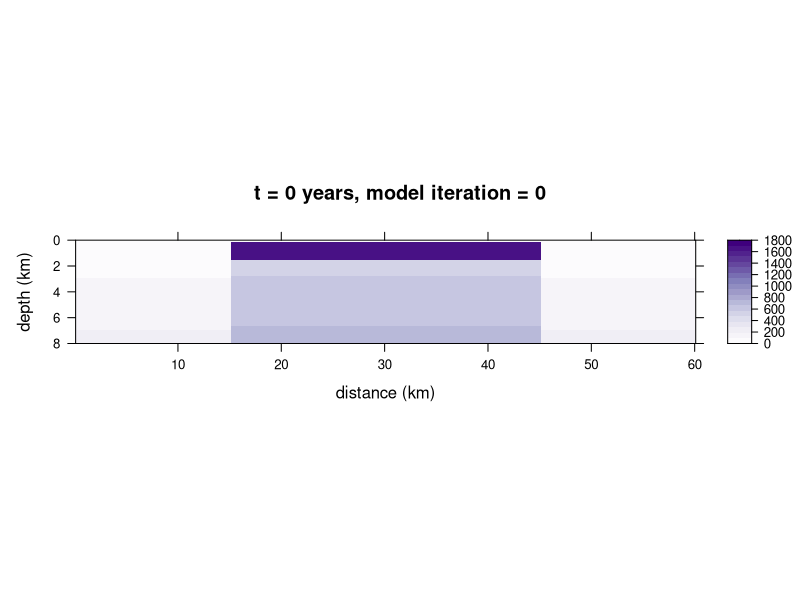

The R source for this figure: (Note: this script raises an error after producing the figure.)
# This script creates a finite difference model of the cooling of a melt sheet
# caused by an impact.
# Updated 2020.05.15 CH

## SETUP -----------------------------------------------------------------------

# Clear all from workspace/environment.
rm(list = ls())

# Install and load required packages.
# Install and load lattice for plotting results.
if(!require(lattice)){install.packages("lattice")}
library(lattice)
# Install and load RColorBrewer for plot color schemes.
if(!require(RColorBrewer)){install.packages("RColorBrewer")}
library(RColorBrewer)


## SET MODEL DIMENSIONS --------------------------------------------------------

# Define size of model domain. 
x.size <- 60000  # [m] 
z.size <- 10000  # [m] 

# Set resolution (number of nodes).  
x.num <- 300
z.num <- 100

# Define stepsize.
dx <- x.size / (x.num - 1)  # [m] 
dz <- z.size / (z.num - 1)  # [m]  

# Create vectors of node locations.
x <- seq(from = 0, to = x.size, by = dx)  # [m]
z <- seq(from = 0, to = z.size, by = dz)  # [m]


## SET CONSTANTS ---------------------------------------------------------------
# Define material properties, initialize arrays. 
# All temperatures in °C should be converted to K.

L <- 421000  # latent heat of fusion of diopside, [J/kg] 
# Suggested value: 421000 J/kg; Abramov and Kring (2007)

T.liquidus.C <- 1195  # liquidus temperature, [°C]
# Suggested value: 1195°C from MELTS modeling
T.liquidus <- T.liquidus.C + 273.15  # liquidus temperature, [K]

T.solidus.C <- 796  # solidus temperature, [°C]
# Suggested value: 796°C from MELTS modeling
T.solidus <- T.solidus.C + 273.15  # solidus temperature, [K]

Cp.nolatent <- 1000  # heat capacity with no latent heat, [J/(kg*K)]
# Suggested value: 1000 J/(kg/K), heat capacity of basement, melt, breccia; 
# Abramov and Kring (2007)

Cp.initial <- matrix(data = Cp.nolatent,   # initial heat capacity, [J/(kg*K)]
                     nrow = x.num,  
                     ncol = z.num)

Cp.prime <- Cp.initial + (L / (T.liquidus - T.solidus)) 
# heat capacity accounting for latent heat of fusion, [J/(kg*K)]
# Suggested value: 3339 J/(kg*K); Abramov and Kring (2007)
Cp.0 <- Cp.initial  # initialize matrix for initial model setup below

k <- matrix(data = 2.5,    # thermal conductivity, [W/(m*K)]
            nrow = x.num,  
            ncol = z.num)  
# Suggested value: 2.5 W/(m*K), thermal conductivity of basement, melt, 
# breccia; Abramov and Kring (2007)

A <- matrix(data = 2.2e-6,      # heat production, [W/(m^3)]
            nrow = x.num,  
            ncol = z.num)  
# Suggested value: 2.2e-6 is average A value from Jones (1988), table 6

rho <- matrix(data = 2700,   # density, [kg/(m^3)]
              nrow = x.num,  
              ncol = z.num)
# Suggested value: 2700 kg/(m^3), density of basement, melt, breccia; 
# Abramov and Kring (2007)

Kappa <- k / (rho * Cp.nolatent)  # thermal diffusivity, [(m^2)/s]
Kappa.min <- min(Kappa)      # [(m^2)/s] 

U <- matrix(data = 0,        # uplift, [m/s]
            nrow = x.num,  
            ncol = z.num)
# We assumed no tectonic uplift. 

# Input geothermal gradient in K/km.
a.Kkm <- 12  # [K/km]
# Used low end of gradient from Jones (1992) (12 and 21 K/km)
a <- a.Kkm / 1000  # [K/m]

# Define time step.
dt.max.x <- (dx ^ 2) / (6 * Kappa.min)  # [s] 
dt.max.z <- (dz ^ 2) / (6 * Kappa.min)  # [s] 
dt.min <- min(dt.max.x, dt.max.z)
dt.yr <- dt.min * 3.17098e-8 # [yr]
dt <- dt.min


## INITIAL T DISTRIBUTION ------------------------------------------------------
# Set up an initial condition of an instantaneously emplaced melt sheet at an 
# elevated temperature.

# Initialize a matrix for initial temperature conditions.
T.0 <- matrix(data = 0,
              nrow = x.num,  
              ncol = z.num)

# Set the top row of the model to be the air temperature.
# Choose a value for the air temperature.
T.surface.C <- 25  # surface temperature, [°C]
T.surface <- T.surface.C + 273.15  # surface temperature, [K]
# Assign the first row of the initial matrix to be the air temperature.
T.0[ , 1] <- T.surface  # [K] 

# Make a geotherm for the initialization matrix.
for (i in 2:dim(T.0)[2]) {
  T.0[ , i] <- T.0[1, 1] + a * x[i]
}

# Instantanteously emplace a melt sheet and set material properties of the melt
# sheet.
# Set dimensions of melt sheet.
meltsheetdiameter <- 30000  # [m]
meltsheetvolume <- 1000  # [km^3]
meltsheetvolume.m3 <- meltsheetvolume * (1000^3)
meltsheetthickness <- meltsheetvolume.m3 / 
                      (((meltsheetdiameter / 2)^2) * pi)  # [m]
# If the melt sheet is centered in the x direction in the model, find the 
# position in meters along the x axis.
xstart.melt <- mean(x) - (meltsheetdiameter / 2)  # x position, [m]
xend.melt <- mean(x) + (meltsheetdiameter / 2)  # x position, [m]
# Find the index in the vector that corresponds to the position above.
xstart.melt.index <- which(abs(x - xstart.melt) == min(abs(x - xstart.melt)))
xend.melt.index <- which(abs(x - xend.melt) == min(abs(x - xend.melt)))
# Make the melt sheet start on the second row of the matrix, below the air
# layer.
zstart.melt.index <- 2 
# If the melt sheet is meltsheetthickness and starts at the second row of the
# model, find the index that corresponds to the bottom of the melt sheet.
zend.melt <- z[2] + meltsheetthickness
zend.melt.index <- round(zend.melt / dz, digits = 0)

# Set temperature of melt sheet.
T.meltsheet.C <- 1700  # temperature of melt sheet, [°C]
T.meltsheet <- T.meltsheet.C + 273.15  # temperature of melt sheet, [°C]
  # Suggested value: 1700°C; Abramov and Kring (2007)

# Elevate geotherm at central uplift.
# Set the temperature with which to raise the geotherm everywhere in the central
# uplift. 
# The height of uplift is dependent on the size of the crater. 40 km of uplift
# is an estimate based on the size of the crater associated with a 30 km in 
# diameter melt sheet.
height.of.uplift <- 40  # amount of uplift, [km]
T.uplift <- height.of.uplift * a.Kkm

# Optional simple uplift of the geotherm temperature gradient.
for (j in xstart.melt.index:xend.melt.index) {
  for (i in 2:z.num){
    T.0[j, i] <- T.0[j, i] + T.uplift
  }
}

# Emplace melt sheet. Set material properties of melt sheet.
for (i in xstart.melt.index:xend.melt.index) {
  for (j in zstart.melt.index:zend.melt.index) {
    T.0[i, j] <- T.meltsheet
    # k[i, j]     <- 3.0    # thermal conductivity, [W/(m*K)]
    # A[i, j]     <- 1e-6   # heat production, [W/(m^3)]
    # rho[i, j]   <- 3300   # density, [kg/(m^3)]
    if (T.0[i, j] < T.liquidus & T.0[i, j] > T.solidus) {
      Cp.0[i, j] <- Cp.initial[i, j]   # heat capacity, [J/(kg*K)]
    } else {
      Cp.0[i, j] <- Cp.prime[i, j]  
    }
    # Kappa[i, j] <- k[i, j] / (rho[i, j] * Cp[i, j])  # [(m^2)/s]
  }
}


## CREATE FUNCTION OF THERMAL MODEL --------------------------------------------
# Make a function to solve the finite difference equation for n time steps.

RunModel <- function(n.timesteps) {
  
  # Initialize a list as a container for model returns at different times.
  T.n  <- list()
  
  # Place T.0 in the first position of the T.n list.
  T.n[[1]] <- T.0
  
  # Initialize a list as a container for model returns at different times.
  Cp  <- list()
  
  # Place T.0 in the first position of the T.n list.
  Cp[[1]] <- Cp.0
  
  for (t in 1:n.timesteps) {
    
    # Initialize T.n[[t + 1]]
    T.n[[t + 1]] <- matrix(data = NA,
                           nrow = x.num,
                           ncol = z.num)
    
    # Initialize Cp[[t + 1]]
    Cp[[t + 1]] <- matrix(data = NA,
                          nrow = x.num,
                          ncol = z.num)
    
    # Calculate T for interior of T.n[[t + 1]] matrix.
    for (i in 2:(x.num - 1)) {
      for (j in 2:(z.num - 1)) {
        
        # Set constant T border.
        T.n[[t + 1]][, 1] <- T.n[[1]][1, 1]          # top
        T.n[[t + 1]][, z.num] <- T.n[[1]][x.num, z.num]  # bottom
        T.n[[t + 1]][x.num, ] <- T.n[[t]][x.num, ]  # right
        T.n[[t + 1]][1, ] <- T.n[[1]][1, ]          # left
        
        
        # Calculate T in the interior of the model
        T.n[[t + 1]][i, j] <- T.n[[t]][i, j] +
          
          # conduction term
          ((Kappa[i, j] * dt) * (((T.n[[t]][(i + 1), j] - (2 * T.n[[t]][i, j]) + T.n[[t]][(i - 1), j]) / (dx ^ 2)) + ((T.n[[t]][i, (j + 1)] - (2 * T.n[[t]][i, j]) + T.n[[t]][i, (j - 1)]) / (dz ^ 2) ))) +
          
          # heat production term
          ((A[i, j] * dt) / (rho[i, j] * Cp[[t]][i, j])) +
          
          # advection/uplift term
          (U[i, j] * dt * ((T.n[[t]][i, (j + 1)] - T.n[[t]][i, j]) / dz))
      }
    }
    
    # Calculate Cp based on the most recent run of the model to be used in the
    # next iteration of the model
    
    # Set constant Cp border.
    Cp[[t + 1]][1, ] <- Cp.initial[1, ] # left
    Cp[[t + 1]][x.num, ] <- Cp.initial[x.num, ] # right
    Cp[[t + 1]][, 1] <- Cp.initial[, 1] # top
    Cp[[t + 1]][, z.num] <- Cp.initial[, z.num] # bottom
    
    for (i in 2:(x.num - 1)) {
      for (j in 2:(z.num - 1)) {
        
        # Calculate Cp for interior
        Cp[[t + 1]][i, j] <- ifelse(T.n[[t + 1]][i, j] < T.liquidus && T.n[[t + 1]][i, j] > T.solidus, Cp.prime[i, j], Cp.initial[i, j])
      }
    }
  }
  objects.to.return <- list("T.n" = T.n, "Cp" = Cp)
  return(objects.to.return)
}


## RUN MODEL -------------------------------------------------------------------

# Solve the finite difference equation for n time steps.
n <- 5  # Set number of time steps.
model.results <- RunModel(n)  # Run model for n timesteps.
T.n <- model.results$T.n  # Save the model results of temperature, [K]


## PLOT 2D MODEL RESULTS -------------------------------------------------------

# Make plotting function to plot model results in °C using the lattice package.
levelplotCH <- function(IterationNumber,
                        x.axis.in.m = x,
                        z.axis.in.m = z,
                        dtyr = dt.yr,
                        xnum = x.num,
                        znum = z.num,
                        xval = x.size,
                        zval = z.size) {
  
  # Specify dataset by the model iteration number.
  InputMatrix <- T.n[[IterationNumber]]
                                                  
  OutputPlot <- levelplot(InputMatrix - 273.15,
                         
                          # Change x and y axis scales and labeling.
                          # Change axis labels.
                          # scales = list(x = list(at = seq(from = 0, to = xval, by = 50),
                          #                        labels = seq(from = 0, to = (xval / 1000), by = 10)),
                          #               y = list(at = seq(from = 0, to = zval, by = 20),
                          #                        labels = seq(from = 0, to = (zval / 1000), by = 2))),
                          scales = list(x = list(labels = seq(from = 0, to = (xval / 1000), by = 10)),
                                        y = list(labels = seq(from = 0, to = (zval / 1000), by = 2))),
                          # Flip y axis so depth increases down.
                          # Cut off the bottom part of the model because of 
                          # edge effects.
                          ylim = c(80, 0),
                          
                          # Plot labels.
                          xlab = "distance (km)", # x axis label
                          ylab = "depth (km)", # y axis label
                          # Make plot title number of years of model run.
                          main = paste("t =", 
                                       round(((IterationNumber - 1) * dtyr), 
                                             digits = 0), 
                                       "years, model iteration =",
                                       IterationNumber - 1,
                                       sep = " "),
                          
                          # Change the look of the plot.
                          aspect = zval/xval, # change aspect ratio of plot
                          # Change the color scheme.
                          col.regions = colorRampPalette(brewer.pal(9,
                                        'Purples')),
                                        # 'Greys')),  # Plot in grayscale.

                          # Adjust colorbar and contour lines.
                          # contour = T,  # Add contour lines.
                          # colorkey = list(labels = "T °C"),
                          # Set colorbar limits.
                          at = c(seq(0, 1800, 
                                     # Set density of contour interval on plot.
                                     length.out = 20))) 
  return(OutputPlot)
}

# Plot results.
levelplotCH(1)
levelplotCH(26)
levelplotCH(51)
levelplotCH(101)
levelplotCH(126)
levelplotCH(151)
levelplotCH(176)
levelplotCH(201)
levelplotCH(500)

# Output plots as a PDF.
# Page 1 (0, 25, 50, 100)
pdf("/Users/claireharrigan/Desktop/MeltSheetPlots/MeltSheet_2Dplots_0-25-50-100.pdf",
  width = 8.5, height = 11,
  useDingbats = FALSE)
print(levelplotCH(1), split = c(1,1,1,4), more = T) 
print(levelplotCH(26), split = c(1,2,1,4), more = T)
print(levelplotCH(51), split = c(1,3,1,4), more = T)
print(levelplotCH(101), split = c(1,4,1,4))
dev.off()

# Page 2 (125, 150, 175, 200)
pdf("/Users/claireharrigan/Desktop/MeltSheetPlots/MeltSheet_2Dplots_125-150-175-200.pdf",
    width = 8.5, height = 11,
    useDingbats = FALSE)
print(levelplotCH(126), split = c(1,1,1,4), more = T) 
print(levelplotCH(151), split = c(1,2,1,4), more = T)
print(levelplotCH(176), split = c(1,3,1,4), more = T)
print(levelplotCH(201), split = c(1,4,1,4))
dev.off()

# Page 3 (225, 250, 275, 300)
pdf("/Users/claireharrigan/Desktop/MeltSheetPlots/MeltSheet_2Dplots_225-250-275-300.pdf",
    width = 8.5, height = 11,
    useDingbats = FALSE)
print(levelplotCH(226), split = c(1,1,1,4), more = T) 
print(levelplotCH(251), split = c(1,2,1,4), more = T)
print(levelplotCH(276), split = c(1,3,1,4), more = T)
print(levelplotCH(301), split = c(1,4,1,4))
dev.off()

## PLOT 1D MODEL RESULTS -------------------------------------------------------

# Extract 1D results through center of 2D model results.

# Initialize list to hold center values from T.n matricies.
T.1D <- list()
# Iterate through T.n list, extract T values through center of melt sheet, save
# in list T.1D.
for (i in 1:length(T.n)) {
  T.1D[[i]] <- T.n[[i]][(x.num / 2), ]
}

# Extract limited results to plot.
T.1D.lim <- list()
T.1D.lim[[1]] <- T.1D[[1]]
T.1D.lim[[2]] <- T.1D[[26]]
T.1D.lim[[3]] <- T.1D[[51]]
T.1D.lim[[4]] <- T.1D[[101]]
T.1D.lim[[5]] <- T.1D[[126]]
T.1D.lim[[6]] <- T.1D[[151]]
T.1D.lim[[7]] <- T.1D[[176]]
T.1D.lim[[8]] <- T.1D[[201]]
T.1D.lim[[9]] <- T.1D[[226]]
T.1D.lim[[10]] <- T.1D[[251]]
T.1D.lim[[11]] <- T.1D[[276]]
T.1D.lim[[12]] <- T.1D[[301]]
T.1D.lim[[13]] <- T.1D[[401]]
T.1D.lim[[14]] <- T.1D[[501]]


# Plot all 1D results using base R. 

# Set axis limits for plots.
xrange <- range(0, 1800)  # T range
yrange <- range(0, 10)  # depth in km

# Make plot.
plot.new()  # Start new plot.
plot(xrange, yrange,
     type = "n",
     xlab = "Temperature (°C)",
     ylab = "Depth (km)",
     ylim = c(10, 0),)
# Set number of colors based on number of model results being plotted.
colors <- rainbow(length(T.1D))  # Set number of colors.
# Add lines.
for (i in 1:length(T.1D)) {
  tempprofile <- T.1D[[i]] - 273.15
  lines(tempprofile, z / 1000,
        type = "l",
        lwd = 1.5,
        col = colors[i],
        lty = "solid")
}
# Add title.
title("1D model of temperature through center of the melt sheet")
# Add a legend. 
# legend(1600, 8, 1:length(T.1D), cex=0.8, col=colors, lty = "solid", title = "Model run")
# Add vertical lunes for liquidus and solidus.
lines(c(T.liquidus.C, T.liquidus.C), c(0, (z.size / 1000)))
lines(c(T.solidus.C, T.solidus.C), c(0, (z.size / 1000)))


# Plot key 1D results using base R. 

# Make plot.
plot.new()  # Start new plot.
# Make plot.
plot(xrange, yrange,
     type = "n",
     xlab = "Temperature (°C)",
     ylab = "Depth (km)",
     ylim = c(10, 0),
     xlim = c(0, 1800))
# Set number of colors based on number of model results being plotted.
colors <- rainbow(length(T.1D.lim))  # Set number of colors.
# Add lines.
for (i in 1:length(T.1D.lim)) {
  tempprofile <- T.1D.lim[[i]] - 273.15
  lines(tempprofile, z / 1000,
        type = "l",
        lwd = 1.75,
        col = colors[i],
        lty = "solid")
}
# Add title.
title("1D model of temperature through center of the melt sheet")
# Add vertical lunes for liquidus and solidus.
lines(c(T.liquidus.C, T.liquidus.C), c(0, (z.size / 1000)),
      lwd = 2,
      col = "gray")
lines(c(T.solidus.C, T.solidus.C), c(0, (z.size / 1000)),
      lwd = 2,
      col = "gray")
text(x = T.liquidus.C + 30, y = 3.5, labels = "liquidus", srt = 270)
text(x = T.solidus.C + 30, y = 3.5, labels = "solidus", srt = 270)
# Create a vector of years associated with lines plotted.
yrsplotted <- vector()
modeliteration <- vector()
yrsplotted <- c(1, 26, 51, 101, 126, 151, 176, 201, 226, 251, 276, 301, 401, 501)
modeliteration <- yrsplotted - 1
yrsplotted <- round(((yrsplotted - 1) * dt.yr), digits = 0)
# Add a legend. 
legend(900, 5.75, 
       paste("t = ", yrsplotted, " years, model run #", modeliteration, sep = ""), 
       cex = 0.8, 
       col = colors, 
       lty = "solid",
       lwd = 1.75,
       title = "Years elapsed")


## OUTPUT RESULTS --------------------------------------------------------------

# Make table of model parameters to output as .csv file.

# Create and populate a data frame of model parameters (MP).
MP <- as.data.frame(matrix(data = NA, nrow = 1, ncol = 3))
colnames(MP) <- c("Variable", "Units", "Value")

# Model domain and resolution.
MP[1, ]  <- c("Model domain and resolution", "", "")
MP[2, ]  <- c("Modeled domain, distance", "km", x.size / 1000)
MP[3, ]  <- c("Step size, distance", "m", round(dx, digits = 1))
MP[4, ]  <- c("Modeled domain, depth", "km", z.size / 1000)
MP[5, ]  <- c("Step size, depth", "m", round(dz, digits = 1))
MP[6, ]  <- c("Time step", "years", round(dt.yr, digits = 1))

# Melt sheet size.
MP[7, ]  <- c("Melt sheet dimensions", "", "")
MP[8, ]  <- c("Melt sheet diameter", "km", meltsheetdiameter / 1000)
MP[9, ]  <- c("Melt sheet volume", "km^3", meltsheetvolume)
MP[10, ] <- c("Melt sheet thickness", "km", round(meltsheetthickness / 1000, digits = 2))
MP[11, ] <- c("Depth excavated during impact (central uplift)", "km", height.of.uplift)

# Temperatures.
MP[12, ] <- c("Temperatures", "", "")
MP[13, ] <- c("Melt sheet temperature at emplacement", "°C", T.meltsheet.C)
MP[14, ] <- c("Surface temperature", "°C", T.surface.C)
MP[15, ] <- c("Temperature, liquidus", "°C", T.liquidus.C)
MP[16, ] <- c("Temperature, solidus", "°C", T.solidus.C)

# Melt sheet and basement rock properties.
MP[17, ] <- c("Physical properties of basement and melt sheet", "", "")
MP[18, ] <- c("Geothermal gradient", "°C/km", a.Kkm)
MP[19, ] <- c("Latent heat of fusion of diopside", "J/kg", L)
MP[20, ] <- c("Heat capacity, no latent heat effects", "J/(kg*K)", Cp.nolatent)
MP[21, ] <- c("Heat capacity, accounting for latent heat of fusion", "J/(kg*K)", round(Cp.prime[1, 1], digits = 1))
MP[22, ] <- c("Thermal conductivity", "W/(m*K)", k[1, 1])
MP[23, ] <- c("Heat production, basement and melt sheet", "W/(m^3)", A[1, 1])
MP[24, ] <- c("Density, basement and melt sheet", "kg/(m^3)", rho[1,1])
MP[25, ] <- c("Thermal diffusivity, basement and melt", "(m^2)/s", round(Kappa[1, 1], digits = 7))
MP[26, ] <- c("Regional tectonic uplift", "m/s", U[1, 1])

# Write table to csv.
write.csv(MP, file = "/Users/claireharrigan/Dropbox/IGL + Research/Other projects/MeltSheet/Results/ModelParameters_2020.03.24.csv")








